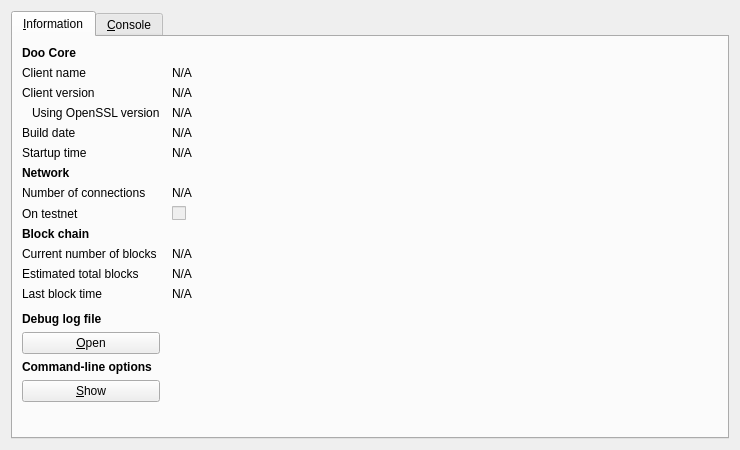
<?xml version="1.0" encoding="UTF-8"?>
<ui version="4.0">
 <class>RPCConsole</class>
 <widget class="QDialog" name="RPCConsole">
  <property name="geometry">
   <rect>
    <x>0</x>
    <y>0</y>
    <width>740</width>
    <height>450</height>
   </rect>
  </property>
  <property name="windowTitle">
   <string>Doo - Debug window</string>
  </property>
  <layout class="QVBoxLayout" name="verticalLayout_2">
   <item>
    <widget class="QTabWidget" name="tabWidget">
     <property name="currentIndex">
      <number>0</number>
     </property>
     <widget class="QWidget" name="tab_info">
      <attribute name="title">
       <string>&amp;Information</string>
      </attribute>
      <layout class="QGridLayout" name="gridLayout" columnstretch="0,1">
       <property name="horizontalSpacing">
        <number>12</number>
       </property>
       <item row="0" column="0">
        <widget class="QLabel" name="label_9">
         <property name="font">
          <font>
           <weight>75</weight>
           <bold>true</bold>
          </font>
         </property>
         <property name="text">
          <string>Doo Core</string>
         </property>
        </widget>
       </item>
       <item row="1" column="0">
        <widget class="QLabel" name="label_5">
         <property name="text">
          <string>Client name</string>
         </property>
        </widget>
       </item>
       <item row="1" column="1">
        <widget class="QLabel" name="clientName">
         <property name="cursor">
          <cursorShape>IBeamCursor</cursorShape>
         </property>
         <property name="text">
          <string>N/A</string>
         </property>
         <property name="textFormat">
          <enum>Qt::PlainText</enum>
         </property>
         <property name="textInteractionFlags">
          <set>Qt::LinksAccessibleByMouse|Qt::TextSelectableByKeyboard|Qt::TextSelectableByMouse</set>
         </property>
        </widget>
       </item>
       <item row="2" column="0">
        <widget class="QLabel" name="label_6">
         <property name="text">
          <string>Client version</string>
         </property>
        </widget>
       </item>
       <item row="2" column="1">
        <widget class="QLabel" name="clientVersion">
         <property name="cursor">
          <cursorShape>IBeamCursor</cursorShape>
         </property>
         <property name="text">
          <string>N/A</string>
         </property>
         <property name="textFormat">
          <enum>Qt::PlainText</enum>
         </property>
         <property name="textInteractionFlags">
          <set>Qt::LinksAccessibleByMouse|Qt::TextSelectableByKeyboard|Qt::TextSelectableByMouse</set>
         </property>
        </widget>
       </item>
       <item row="3" column="0">
        <widget class="QLabel" name="label_14">
         <property name="text">
          <string>Using OpenSSL version</string>
         </property>
         <property name="indent">
          <number>10</number>
         </property>
        </widget>
       </item>
       <item row="3" column="1">
        <widget class="QLabel" name="openSSLVersion">
         <property name="cursor">
          <cursorShape>IBeamCursor</cursorShape>
         </property>
         <property name="text">
          <string>N/A</string>
         </property>
         <property name="textFormat">
          <enum>Qt::PlainText</enum>
         </property>
         <property name="textInteractionFlags">
          <set>Qt::LinksAccessibleByMouse|Qt::TextSelectableByKeyboard|Qt::TextSelectableByMouse</set>
         </property>
        </widget>
       </item>
       <item row="4" column="0">
        <widget class="QLabel" name="label_12">
         <property name="text">
          <string>Build date</string>
         </property>
        </widget>
       </item>
       <item row="4" column="1">
        <widget class="QLabel" name="buildDate">
         <property name="cursor">
          <cursorShape>IBeamCursor</cursorShape>
         </property>
         <property name="text">
          <string>N/A</string>
         </property>
         <property name="textFormat">
          <enum>Qt::PlainText</enum>
         </property>
         <property name="textInteractionFlags">
          <set>Qt::LinksAccessibleByMouse|Qt::TextSelectableByKeyboard|Qt::TextSelectableByMouse</set>
         </property>
        </widget>
       </item>
       <item row="5" column="0">
        <widget class="QLabel" name="label_13">
         <property name="text">
          <string>Startup time</string>
         </property>
        </widget>
       </item>
       <item row="5" column="1">
        <widget class="QLabel" name="startupTime">
         <property name="cursor">
          <cursorShape>IBeamCursor</cursorShape>
         </property>
         <property name="text">
          <string>N/A</string>
         </property>
         <property name="textFormat">
          <enum>Qt::PlainText</enum>
         </property>
         <property name="textInteractionFlags">
          <set>Qt::LinksAccessibleByMouse|Qt::TextSelectableByKeyboard|Qt::TextSelectableByMouse</set>
         </property>
        </widget>
       </item>
       <item row="6" column="0">
        <widget class="QLabel" name="label_11">
         <property name="font">
          <font>
           <weight>75</weight>
           <bold>true</bold>
          </font>
         </property>
         <property name="text">
          <string>Network</string>
         </property>
        </widget>
       </item>
       <item row="7" column="0">
        <widget class="QLabel" name="label_7">
         <property name="text">
          <string>Number of connections</string>
         </property>
        </widget>
       </item>
       <item row="7" column="1">
        <widget class="QLabel" name="numberOfConnections">
         <property name="cursor">
          <cursorShape>IBeamCursor</cursorShape>
         </property>
         <property name="text">
          <string>N/A</string>
         </property>
         <property name="textFormat">
          <enum>Qt::PlainText</enum>
         </property>
         <property name="textInteractionFlags">
          <set>Qt::LinksAccessibleByMouse|Qt::TextSelectableByKeyboard|Qt::TextSelectableByMouse</set>
         </property>
        </widget>
       </item>
       <item row="8" column="0">
        <widget class="QLabel" name="label_8">
         <property name="text">
          <string>On testnet</string>
         </property>
        </widget>
       </item>
       <item row="8" column="1">
        <widget class="QCheckBox" name="isTestNet">
         <property name="enabled">
          <bool>false</bool>
         </property>
         <property name="text">
          <string/>
         </property>
        </widget>
       </item>
       <item row="9" column="0">
        <widget class="QLabel" name="label_10">
         <property name="font">
          <font>
           <weight>75</weight>
           <bold>true</bold>
          </font>
         </property>
         <property name="text">
          <string>Block chain</string>
         </property>
        </widget>
       </item>
       <item row="10" column="0">
        <widget class="QLabel" name="label_3">
         <property name="text">
          <string>Current number of blocks</string>
         </property>
        </widget>
       </item>
       <item row="10" column="1">
        <widget class="QLabel" name="numberOfBlocks">
         <property name="cursor">
          <cursorShape>IBeamCursor</cursorShape>
         </property>
         <property name="text">
          <string>N/A</string>
         </property>
         <property name="textFormat">
          <enum>Qt::PlainText</enum>
         </property>
         <property name="textInteractionFlags">
          <set>Qt::LinksAccessibleByMouse|Qt::TextSelectableByKeyboard|Qt::TextSelectableByMouse</set>
         </property>
        </widget>
       </item>
       <item row="11" column="0">
        <widget class="QLabel" name="label_4">
         <property name="text">
          <string>Estimated total blocks</string>
         </property>
        </widget>
       </item>
       <item row="11" column="1">
        <widget class="QLabel" name="totalBlocks">
         <property name="cursor">
          <cursorShape>IBeamCursor</cursorShape>
         </property>
         <property name="text">
          <string>N/A</string>
         </property>
         <property name="textFormat">
          <enum>Qt::PlainText</enum>
         </property>
         <property name="textInteractionFlags">
          <set>Qt::LinksAccessibleByMouse|Qt::TextSelectableByKeyboard|Qt::TextSelectableByMouse</set>
         </property>
        </widget>
       </item>
       <item row="12" column="0">
        <widget class="QLabel" name="label_2">
         <property name="text">
          <string>Last block time</string>
         </property>
        </widget>
       </item>
       <item row="12" column="1">
        <widget class="QLabel" name="lastBlockTime">
         <property name="cursor">
          <cursorShape>IBeamCursor</cursorShape>
         </property>
         <property name="text">
          <string>N/A</string>
         </property>
         <property name="textFormat">
          <enum>Qt::PlainText</enum>
         </property>
         <property name="textInteractionFlags">
          <set>Qt::LinksAccessibleByMouse|Qt::TextSelectableByKeyboard|Qt::TextSelectableByMouse</set>
         </property>
        </widget>
       </item>
       <item row="13" column="0">
        <spacer name="verticalSpacer_2">
         <property name="orientation">
          <enum>Qt::Vertical</enum>
         </property>
         <property name="sizeHint" stdset="0">
          <size>
           <width>20</width>
           <height>20</height>
          </size>
         </property>
        </spacer>
       </item>
       <item row="14" column="0">
        <widget class="QLabel" name="labelDebugLogfile">
         <property name="font">
          <font>
           <weight>75</weight>
           <bold>true</bold>
          </font>
         </property>
         <property name="text">
          <string>Debug log file</string>
         </property>
        </widget>
       </item>
       <item row="15" column="0">
        <widget class="QPushButton" name="openDebugLogfileButton">
         <property name="toolTip">
          <string>Open the Doo debug log file from the current data directory. This can take a few seconds for large log files.</string>
         </property>
         <property name="text">
          <string>&amp;Open</string>
         </property>
         <property name="autoDefault">
          <bool>false</bool>
         </property>
        </widget>
       </item>
       <item row="16" column="0">
        <widget class="QLabel" name="labelCLOptions">
         <property name="font">
          <font>
           <weight>75</weight>
           <bold>true</bold>
          </font>
         </property>
         <property name="text">
          <string>Command-line options</string>
         </property>
        </widget>
       </item>
       <item row="17" column="0">
        <widget class="QPushButton" name="showCLOptionsButton">
         <property name="toolTip">
          <string>Show the Doo-Qt help message to get a list with possible Doo command-line options.</string>
         </property>
         <property name="text">
          <string>&amp;Show</string>
         </property>
         <property name="autoDefault">
          <bool>false</bool>
         </property>
        </widget>
       </item>
       <item row="18" column="0">
        <spacer name="verticalSpacer">
         <property name="orientation">
          <enum>Qt::Vertical</enum>
         </property>
         <property name="sizeHint" stdset="0">
          <size>
           <width>20</width>
           <height>40</height>
          </size>
         </property>
        </spacer>
       </item>
      </layout>
     </widget>
     <widget class="QWidget" name="tab_console">
      <attribute name="title">
       <string>&amp;Console</string>
      </attribute>
      <layout class="QVBoxLayout" name="verticalLayout_3">
       <property name="spacing">
        <number>3</number>
       </property>
       <item>
        <widget class="QTextEdit" name="messagesWidget">
         <property name="minimumSize">
          <size>
           <width>0</width>
           <height>100</height>
          </size>
         </property>
         <property name="readOnly">
          <bool>true</bool>
         </property>
         <property name="tabKeyNavigation" stdset="0">
          <bool>false</bool>
         </property>
         <property name="columnCount" stdset="0">
          <number>2</number>
         </property>
        </widget>
       </item>
       <item>
        <layout class="QHBoxLayout" name="horizontalLayout">
         <property name="spacing">
          <number>3</number>
         </property>
         <item>
          <widget class="QLabel" name="label">
           <property name="text">
            <string notr="true">&gt;</string>
           </property>
          </widget>
         </item>
         <item>
          <widget class="QLineEdit" name="lineEdit"/>
         </item>
         <item>
          <widget class="QPushButton" name="clearButton">
           <property name="maximumSize">
            <size>
             <width>24</width>
             <height>24</height>
            </size>
           </property>
           <property name="toolTip">
            <string>Clear console</string>
           </property>
           <property name="text">
            <string/>
           </property>
           <property name="icon">
            <iconset resource="../bitcoin.qrc">
             <normaloff>:/icons/remove</normaloff>:/icons/remove</iconset>
           </property>
           <property name="shortcut">
            <string notr="true">Ctrl+L</string>
           </property>
           <property name="autoDefault">
            <bool>false</bool>
           </property>
          </widget>
         </item>
        </layout>
       </item>
      </layout>
     </widget>
    </widget>
   </item>
  </layout>
 </widget>
 <resources>
  <include location="../bitcoin.qrc"/>
 </resources>
 <connections/>
</ui>
